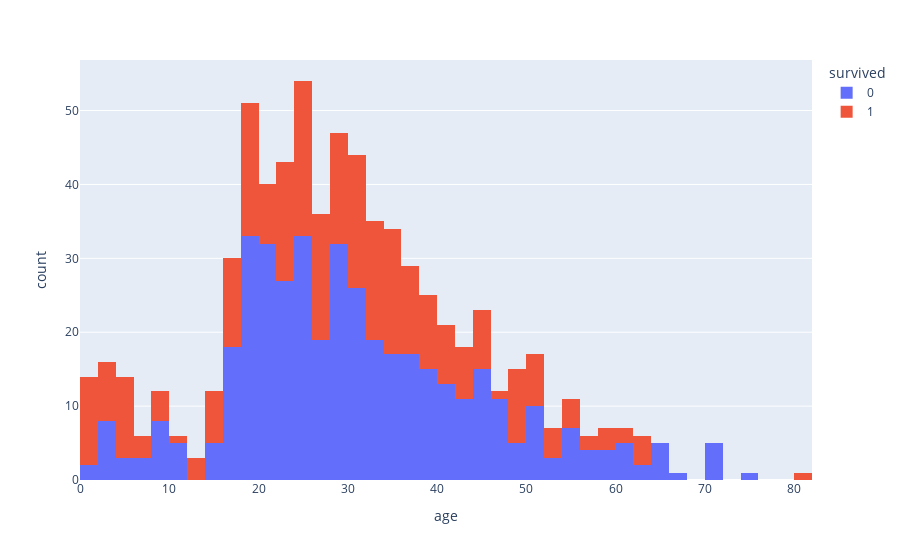

The code cell stored with this chart in its notebook:
### Markdown cell above
### Problem 5

#### Histogram by survived with `plotly`

By setting the `color` argument to a string representing a column name, plotly will split the data and draw a histogram for each unique category in the column.  Draw a histogram of the `age` column split on `survived`.  Add a title "Histogram of Ages by Survival", an x-label `Age`.

Save the image as `img5` in the `results` folder.

### Code cell
fig5 = px.histogram(titanic, x = 'age', color = 'survived')
fig5.show()
#plt.savefig('results/img5.png')
#fig5.write_image('results/img55.png')

### Figure 1 — Plotly figure (JSON) as saved in the notebook; plotly's stock layout.template omitted (floating-point values rounded to 4 significant figures; data arrays with more than 128 entries replaced by an {"elided": "..."} marker saying what was removed)
{"data": [{"bingroup": "x", "hovertemplate": "survived=0<br>age=%{x}<br>count=%{y}<extra></extra>", "legendgroup": "0", "marker": {"color": "#636efa", "pattern": {"shape": ""}}, "name": "0", "orientation": "v", "showlegend": true, "type": "histogram", "x": {"elided": "549 float values"}, "xaxis": "x", "yaxis": "y"}, {"bingroup": "x", "hovertemplate": "survived=1<br>age=%{x}<br>count=%{y}<extra></extra>", "legendgroup": "1", "marker": {"color": "#EF553B", "pattern": {"shape": ""}}, "name": "1", "orientation": "v", "showlegend": true, "type": "histogram", "x": {"elided": "342 float values"}, "xaxis": "x", "yaxis": "y"}], "layout": {"barmode": "relative", "legend": {"title": {"text": "survived"}, "tracegroupgap": 0}, "margin": {"t": 60}, "xaxis": {"anchor": "y", "domain": [0, 1], "title": {"text": "age"}}, "yaxis": {"anchor": "x", "domain": [0, 1], "title": {"text": "count"}}}}
